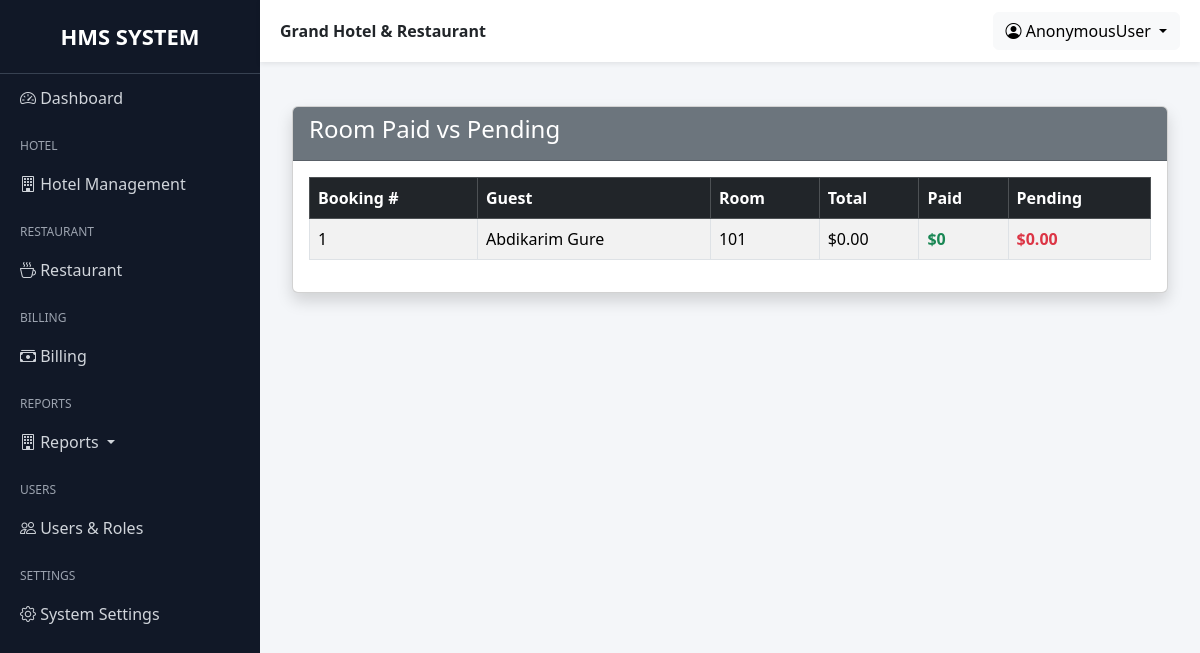
/grand/billing/reports/room-paid-pending/, run on the app's committed database.
### hotel/models.py (models this page shows, shortened)
class Booking(models.Model):
    BOOKING_STATUS = (
        ("reserved", "Reserved"),
        ("checked_in", "Checked In"),
        ("checked_out", "Checked Out"),
        ("cancelled", "Cancelled"),
    )
    guest = models.ForeignKey(Guest, on_delete=models.PROTECT)
    room = models.ForeignKey(Room, on_delete=models.PROTECT)
    check_in = models.DateField()
    check_out = models.DateField(blank=True, null=True)
    status = models.CharField(max_length=20, default="checked_in")
    with_ac = models.BooleanField(default=False)
    room_price = models.DecimalField(max_digits=8, decimal_places=2, blank=True, null=True)
    actual_check_in_at = models.DateTimeField(null=True, blank=True)
    actual_check_out_at = models.DateTimeField(null=True, blank=True)
    late_checkout_approved = models.BooleanField(default=False)
    late_checkout_charge = models.DecimalField(max_digits=8, decimal_places=2, default=Decimal("0.00"))
    created = models.DateTimeField(auto_now_add=True)
    created_by = models.ForeignKey(User, on_delete=models.SET_NULL, null=True, blank=True)
    updated = models.DateTimeField(auto_now=True)
    updated_by = models.ForeignKey(
        User, on_delete=models.SET_NULL, null=True, blank=True,
        related_name="booking_updated_by"
    )
    @property
    def stays(self):
        return self.room_stays.select_related("room").order_by("start_date", "id")
    @property
    def room_total(self):
        stays = list(self.stays)
        if stays:
            total = sum((s.total for s in stays), Decimal("0.00"))
            if self.status == "checked_in":
                total = self.room_total_as_of(timezone.now().date())
            return total
        return (Decimal(self.days) * (self.room_price or Decimal("0.00")))
    def room_total_as_of(self, end_date):
        stays = list(self.stays)
        if not stays:
            return Decimal(self.days) * (self.room_price or Decimal("0.00"))
        total = Decimal("0.00")
        for stay in stays:
            stop = stay.end_date or end_date
            nights = max((stop - stay.start_date).days, 0)
            total += Decimal(nights) * stay.rate
        if total == 0 and self.status == "checked_out":
            return self.room_price or Decimal("0.00")
        return total

class Guest(models.Model):
    first_name = models.CharField(max_length=100)
    last_name = models.CharField(max_length=100)
    phone = models.CharField(max_length=20)
    email = models.EmailField(blank=True, null=True)
    address = models.CharField(max_length=200, blank=True)
    created = models.DateTimeField(auto_now_add=True, blank=True, null=True)
    created_by = models.ForeignKey(User, on_delete=models.SET_NULL, null=True, blank=True)
    def __str__(self):
        return f"{self.first_name} {self.last_name}"

class Room(models.Model):
    ROOM_TYPES = (
        ("single", "Single"),
        ("double", "Double"),
        ("suite", "Suite"),
    )
    ROOM_STATUS = (
        ("available", "Available"),
        ("reserved", "Reserved"),
        ("occupied", "Occupied"),
        ("cleaning", "Cleaning"),
        ("maintenance", "Maintenance"),
        ("out_of_order", "Out of Order"),
    )
    number = models.IntegerField(unique=True)
    room_type = models.CharField(max_length=20, choices=ROOM_TYPES)
    price = models.DecimalField(max_digits=8, decimal_places=2)
    price_with_ac = models.DecimalField(max_digits=8, decimal_places=2)
    is_available = models.BooleanField(default=True)
    status = models.CharField(max_length=20, choices=ROOM_STATUS, default="available")
    created = models.DateTimeField(auto_now_add=True, blank=True, null=True)
    created_by = models.ForeignKey(User, on_delete=models.SET_NULL, null=True, blank=True)
    def __str__(self):
        return f"{self.number}"

### billing/report_views.py (the view)
class RoomPaidPendingReportView(TemplateView):
    template_name = (
        "reports/billing/room_paid_pending.html"
    )
    def get_context_data(self, **kwargs):
        context = super().get_context_data(**kwargs)
        report = []
        bookings = Booking.objects.all().order_by("-id")
        for booking in bookings:
            paid = (
                RoomPaymentAllocation.objects
                .filter(booking=booking)
                .aggregate(total=Sum("amount"))
            )["total"] or 0
            room_total = booking.room_total
            pending = room_total - paid
            report.append({
                "booking": booking,
                "total": room_total,
                "paid": paid,
                "pending": pending
            })
        context["report"] = report
        return context

### hotel/models.py (called while the page is built)
    @property
    def nights(self):
        end = self.end_date or timezone.now().date()
        return max((end - self.start_date).days, 0)

    @property
    def total(self):
        return Decimal(self.nights) * self.rate

### templates/reports/billing/room_paid_pending.html
{% extends "base.html" %}
{% block content %}
<div class="container-fluid mt-4">
    <div class="card shadow">
        <div class="card-header bg-secondary text-white">
            <h4>
                Room Paid vs Pending
            </h4>
        </div>
        <div class="card-body">
            <table class="table table-bordered table-striped">
                <thead class="table-dark">
                    <tr>
                        <th>Booking #</th>
                        <th>Guest</th>
                        <th>Room</th>
                        <th>Total</th>
                        <th>Paid</th>
                        <th>Pending</th>
                    </tr>
                </thead>
                <tbody>
                    {% for row in report %}
                    <tr>
                        <td>
                            {{ row.booking.id }}
                        </td>
                        <td>
                            {{ row.booking.guest }}
                        </td>
                        <td>
                            {{ row.booking.room }}
                        </td>
                        <td>
                            ${{ row.total }}
                        </td>
                        <td class="text-success fw-bold">
                            ${{ row.paid }}
                        </td>
                        <td class="text-danger fw-bold">
                            ${{ row.pending }}
                        </td>
                    </tr>
                    {% endfor %}
                </tbody>
            </table>
        </div>
    </div>
</div>
{% endblock %}

### templates/base.html (style rules this page uses)
body { overflow-x: hidden; background: #f4f6f9; }

### data on the page
Booking: booking.id "1", booking.guest "Abdikarim Gure", booking.room "101", total "0.00", paid "0", pending "0.00"

### other printed values
{{ request.user }} "AnonymousUser"
